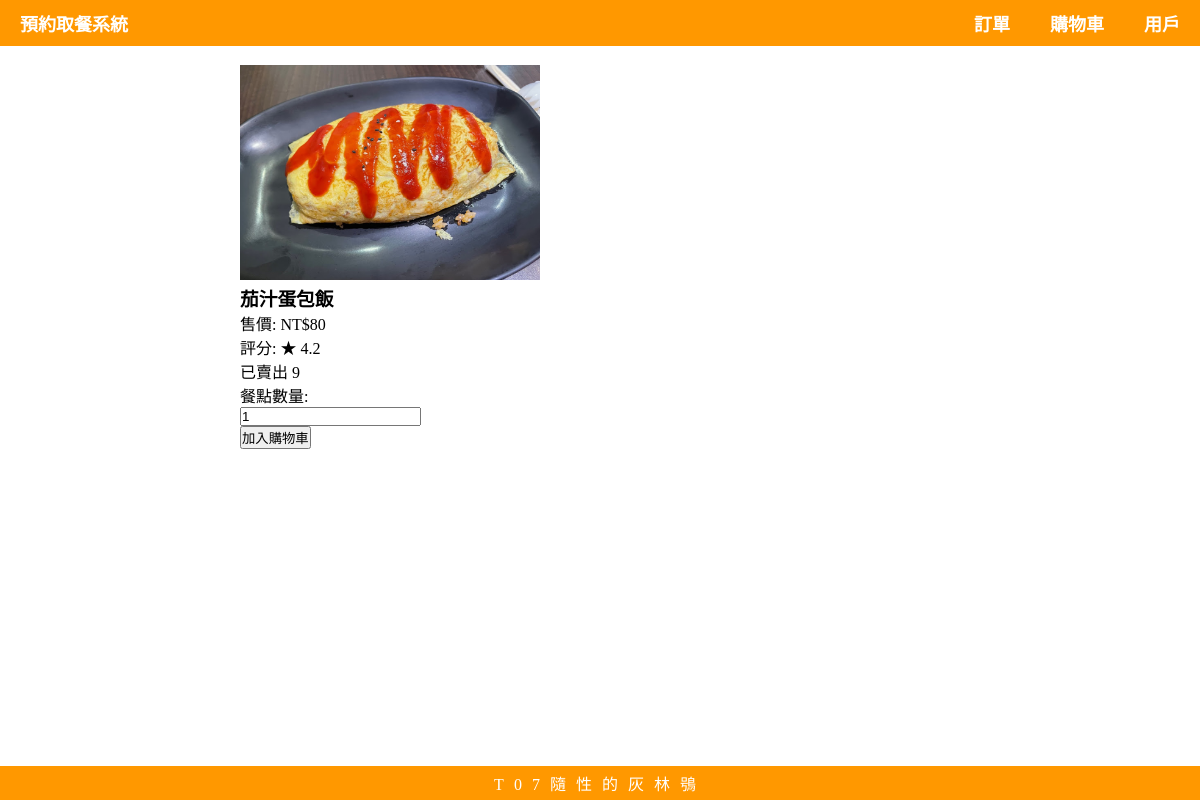
Before: /food/1 with the older database file.
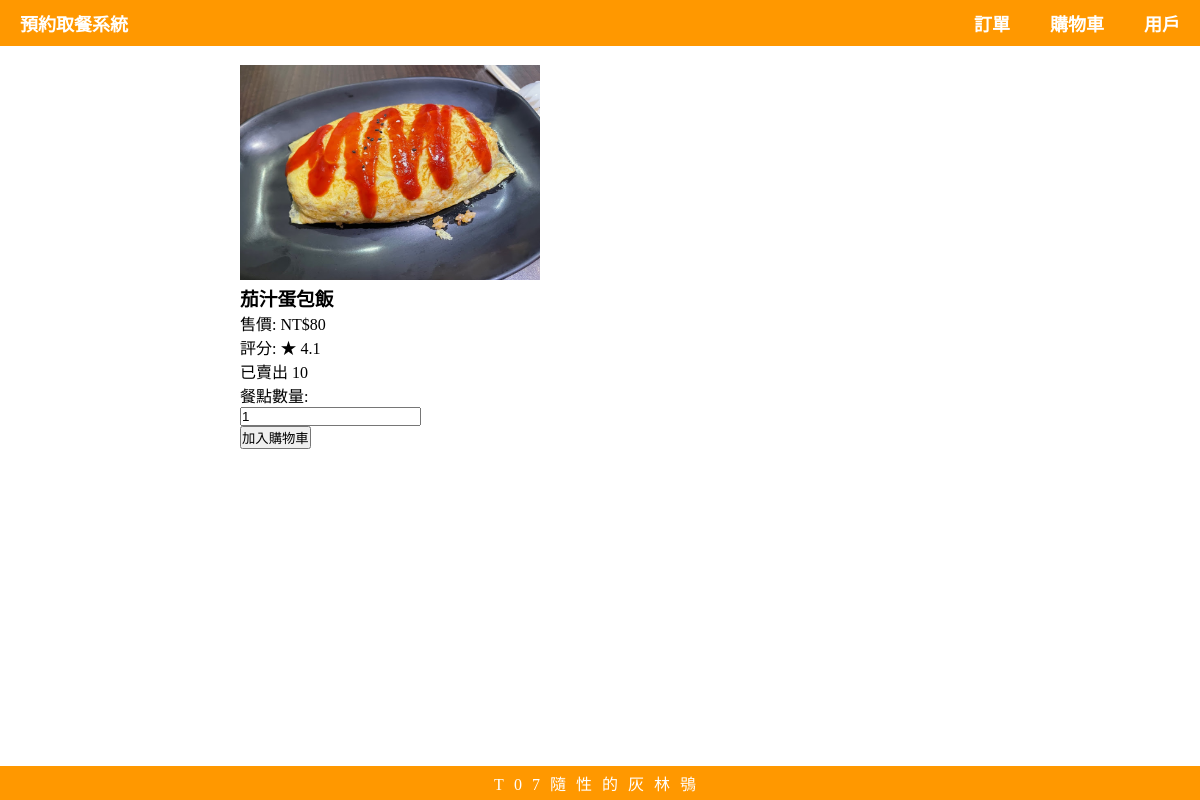
After: the same page with the newer database file.
### Pre_Order_System/models.py (models this page shows, shortened)
class Food(models.Model):
    restaurant = models.ForeignKey(Restaurant, on_delete=models.CASCADE, related_name='menu_items', verbose_name='店家')
    name = models.CharField(max_length=100, verbose_name='菜名')
    price = models.IntegerField(default=0, verbose_name='售價')
    stars = models.IntegerField(default=0, verbose_name='總星數')
    sales = models.IntegerField(default=0, verbose_name='總銷售量')
    img = models.ImageField(upload_to='food_images/', verbose_name='圖片')
    def get_rating(self):
        if self.sales == 0:
            return 0
        else:
            return round(self.stars / self.sales, 1)

### Pre_Order_System/views.py (the view)
# urls.py: path('food/<int:id>', views.food, name='food'),
def food(request, id):
    food = get_object_or_404(Food, id = id)
    addfood_success = False
    quantity = 0
    if request.method == 'POST':
        if not request.user.is_authenticated:
            return redirect('login')
        addofood_form = AddFoodForm(request.POST)
        if addofood_form.is_valid():
            quantity = addofood_form.cleaned_data['quantity']
            member = Member.objects.get(user=request.user)
            cartitem, created = CartItem.objects.get_or_create(member=member, food=food, defaults={'quantity': quantity})
            if not created:
                cartitem.quantity += quantity
                cartitem.save()
            addfood_success = True
        else:
            context = {
                'food': food,
                'addofood_form': addofood_form,
                'addfood_success': addfood_success,
                'message': "系統錯誤！請再試一次",
            }
            return render(request, 'food.html', context)
    else:
        addofood_form = AddFoodForm()
    context = {
        'food': food,
        'addofood_form': addofood_form,
        'addfood_success': addfood_success,
        'quantity': quantity,
    }
    return render(request, 'food.html', context)

### Pre_Order_System/forms.py
class AddFoodForm(forms.Form):
    quantity = forms.IntegerField(initial=1, min_value=1)

### Pre_Order_System/templates/food.html (shortened to what this page needs)
{% extends "master.html" %}
{% block content %}
<img src="{{ food.img.url }}" alt="{{ food.name }}" style="width: 300px;">
<h3>{{ food.name }}</h3>
<p>售價: NT${{ food.price }}</p>
<p>評分: &starf; {{ food.get_rating|floatformat:1 }}</p>
<p>已賣出 {{ food.sales }}</p>
<form action="" method="post">
    <label for="quantity">餐點數量: </label><br>
    {{ addofood_form.quantity }}<br>
    <input type="submit" value="加入購物車">
</form>
{% endblock %}

Changed rows visible on the page:
changed Food "茄汁蛋包飯": get_rating "4.2" → "4.1"; sales "9" → "10"
